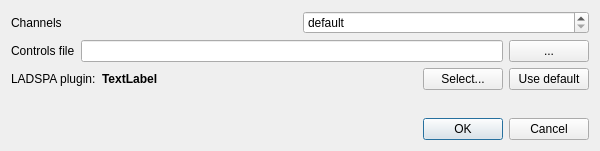
<?xml version="1.0" encoding="UTF-8"?>
<ui version="4.0">
 <class>ZEqualizerDialog</class>
 <widget class="QDialog" name="ZEqualizerDialog">
  <property name="geometry">
   <rect>
    <x>0</x>
    <y>0</y>
    <width>600</width>
    <height>151</height>
   </rect>
  </property>
  <property name="windowTitle">
   <string>Dialog</string>
  </property>
  <layout class="QVBoxLayout" name="verticalLayout">
   <item>
    <layout class="QHBoxLayout" name="horizontalLayout_4">
     <item>
      <widget class="QLabel" name="label">
       <property name="text">
        <string>Channels</string>
       </property>
       <property name="buddy">
        <cstring>spinChannels</cstring>
       </property>
      </widget>
     </item>
     <item>
      <widget class="QSpinBox" name="spinChannels">
       <property name="specialValueText">
        <string>default</string>
       </property>
       <property name="maximum">
        <number>16</number>
       </property>
      </widget>
     </item>
    </layout>
   </item>
   <item>
    <layout class="QHBoxLayout" name="horizontalLayout_3">
     <item>
      <widget class="QLabel" name="label_2">
       <property name="text">
        <string>Controls file</string>
       </property>
       <property name="buddy">
        <cstring>editControls</cstring>
       </property>
      </widget>
     </item>
     <item>
      <widget class="QLineEdit" name="editControls">
       <property name="toolTip">
        <string>Leave empty for default value - $HOME/.alsaequal.bin</string>
       </property>
      </widget>
     </item>
     <item>
      <widget class="QPushButton" name="buttonControlsBrowse">
       <property name="text">
        <string>...</string>
       </property>
      </widget>
     </item>
    </layout>
   </item>
   <item>
    <layout class="QHBoxLayout" name="horizontalLayout_2">
     <item>
      <widget class="QLabel" name="label_3">
       <property name="text">
        <string>LADSPA plugin:</string>
       </property>
      </widget>
     </item>
     <item>
      <widget class="QLabel" name="labelPlugin">
       <property name="sizePolicy">
        <sizepolicy hsizetype="Expanding" vsizetype="Preferred">
         <horstretch>0</horstretch>
         <verstretch>0</verstretch>
        </sizepolicy>
       </property>
       <property name="font">
        <font>
         <weight>75</weight>
         <bold>true</bold>
        </font>
       </property>
       <property name="text">
        <string>TextLabel</string>
       </property>
      </widget>
     </item>
     <item>
      <widget class="QPushButton" name="buttonPluginSelect">
       <property name="text">
        <string>Select...</string>
       </property>
      </widget>
     </item>
     <item>
      <widget class="QPushButton" name="buttonPluginClear">
       <property name="text">
        <string>Use default</string>
       </property>
      </widget>
     </item>
    </layout>
   </item>
   <item>
    <spacer name="verticalSpacer">
     <property name="orientation">
      <enum>Qt::Vertical</enum>
     </property>
     <property name="sizeHint" stdset="0">
      <size>
       <width>20</width>
       <height>0</height>
      </size>
     </property>
    </spacer>
   </item>
   <item>
    <layout class="QHBoxLayout" name="horizontalLayout">
     <item>
      <spacer name="horizontalSpacer">
       <property name="orientation">
        <enum>Qt::Horizontal</enum>
       </property>
       <property name="sizeHint" stdset="0">
        <size>
         <width>40</width>
         <height>20</height>
        </size>
       </property>
      </spacer>
     </item>
     <item>
      <widget class="QPushButton" name="okButton">
       <property name="text">
        <string>OK</string>
       </property>
       <property name="default">
        <bool>true</bool>
       </property>
      </widget>
     </item>
     <item>
      <widget class="QPushButton" name="cancelButton">
       <property name="text">
        <string>Cancel</string>
       </property>
      </widget>
     </item>
    </layout>
   </item>
  </layout>
 </widget>
 <tabstops>
  <tabstop>spinChannels</tabstop>
  <tabstop>editControls</tabstop>
  <tabstop>buttonControlsBrowse</tabstop>
  <tabstop>buttonPluginSelect</tabstop>
  <tabstop>buttonPluginClear</tabstop>
  <tabstop>okButton</tabstop>
  <tabstop>cancelButton</tabstop>
 </tabstops>
 <resources/>
 <connections>
  <connection>
   <sender>okButton</sender>
   <signal>clicked()</signal>
   <receiver>ZEqualizerDialog</receiver>
   <slot>accept()</slot>
   <hints>
    <hint type="sourcelabel">
     <x>445</x>
     <y>129</y>
    </hint>
    <hint type="destinationlabel">
     <x>329</x>
     <y>112</y>
    </hint>
   </hints>
  </connection>
  <connection>
   <sender>cancelButton</sender>
   <signal>clicked()</signal>
   <receiver>ZEqualizerDialog</receiver>
   <slot>reject()</slot>
   <hints>
    <hint type="sourcelabel">
     <x>549</x>
     <y>130</y>
    </hint>
    <hint type="destinationlabel">
     <x>230</x>
     <y>128</y>
    </hint>
   </hints>
  </connection>
 </connections>
</ui>
